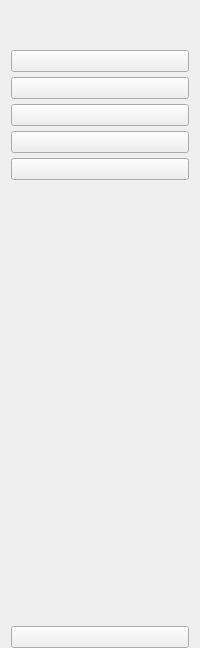
     <widget class="QWidget" name="icon_only" native="true">
      <layout class="QVBoxLayout" name="verticalLayout_3">
       <property name="bottomMargin">
        <number>0</number>
       </property>
       <item>
        <widget class="QLabel" name="logo_1">
         <property name="maximumSize">
          <size>
           <width>50</width>
           <height>50</height>
          </size>
         </property>
         <property name="text">
          <string/>
         </property>
         <property name="pixmap">
          <pixmap resource="resource.qrc">:/icons/icons/edit-10-xxl.png</pixmap>
         </property>
         <property name="scaledContents">
          <bool>true</bool>
         </property>
        </widget>
       </item>
       <item>
        <spacer name="verticalSpacer_3">
         <property name="orientation">
          <enum>Qt::Vertical</enum>
         </property>
         <property name="sizeHint" stdset="0">
          <size>
           <width>20</width>
           <height>19</height>
          </size>
         </property>
        </spacer>
       </item>
       <item>
        <layout class="QVBoxLayout" name="verticalLayout">
         <property name="spacing">
          <number>5</number>
         </property>
         <item>
          <widget class="QPushButton" name="product_btn_1">
           <property name="text">
            <string/>
           </property>
           <property name="icon">
            <iconset resource="resource.qrc">
             <normaloff>:/icons/icons/product-xxl.png</normaloff>
             <normalon>:/icons/icons/product-xl.png</normalon>:/icons/icons/product-xxl.png</iconset>
           </property>
           <property name="checkable">
            <bool>true</bool>
           </property>
           <property name="autoExclusive">
            <bool>true</bool>
           </property>
          </widget>
         </item>
         <item>
          <widget class="QPushButton" name="warehouse_btn_1">
           <property name="text">
            <string/>
           </property>
           <property name="icon">
            <iconset resource="resource.qrc">
             <normaloff>:/icons/icons/calendar-7-xl.png</normaloff>
             <normalon>:/icons/icons/calendar-7-xxl.png</normalon>:/icons/icons/calendar-7-xl.png</iconset>
           </property>
           <property name="checkable">
            <bool>true</bool>
           </property>
           <property name="autoExclusive">
            <bool>true</bool>
           </property>
          </widget>
         </item>
         <item>
          <widget class="QPushButton" name="emp_btn_1">
           <property name="text">
            <string/>
           </property>
           <property name="icon">
            <iconset resource="resource.qrc">
             <normaloff>:/icons/icons/group-xxl.png</normaloff>
             <normalon>:/icons/icons/group-xl.png</normalon>:/icons/icons/group-xxl.png</iconset>
           </property>
           <property name="checkable">
            <bool>true</bool>
           </property>
           <property name="autoExclusive">
            <bool>true</bool>
           </property>
          </widget>
         </item>
         <item>
          <widget class="QPushButton" name="statistics_btn_1">
           <property name="text">
            <string/>
           </property>
           <property name="icon">
            <iconset resource="resource.qrc">
             <normaloff>:/icons/icons/dashboard-5-xxl.png</normaloff>
             <normalon>:/icons/icons/dashboard-xl.png</normalon>:/icons/icons/dashboard-5-xxl.png</iconset>
           </property>
           <property name="checkable">
            <bool>true</bool>
           </property>
           <property name="autoExclusive">
            <bool>true</bool>
           </property>
          </widget>
         </item>
         <item>
          <widget class="QPushButton" name="promotion_btn_1">
           <property name="text">
            <string/>
           </property>
           <property name="icon">
            <iconset resource="resource.qrc">
             <normaloff>:/icons/icons/sale-2-xl.png</normaloff>
             <normalon>:/icons/icons/sale-2-xl (1).png</normalon>:/icons/icons/sale-2-xl.png</iconset>
           </property>
           <property name="checkable">
            <bool>true</bool>
           </property>
           <property name="autoExclusive">
            <bool>true</bool>
           </property>
          </widget>
         </item>
        </layout>
       </item>
       <item>
        <spacer name="verticalSpacer">
         <property name="orientation">
          <enum>Qt::Vertical</enum>
         </property>
         <property name="sizeHint" stdset="0">
          <size>
           <width>20</width>
           <height>440</height>
          </size>
         </property>
        </spacer>
       </item>
       <item>
        <widget class="QPushButton" name="Exit_1">
         <property name="text">
          <string/>
         </property>
         <property name="icon">
          <iconset resource="resource.qrc">
           <normaloff>:/icons/icons/x-mark-5-xxl.png</normaloff>
           <normalon>:/icons/icons/x-mark-5-xl.png</normalon>:/icons/icons/x-mark-5-xxl.png</iconset>
         </property>
         <property name="checkable">
          <bool>true</bool>
         </property>
         <property name="autoExclusive">
          <bool>true</bool>
         </property>
        </widget>
       </item>
      </layout>
     </widget>
